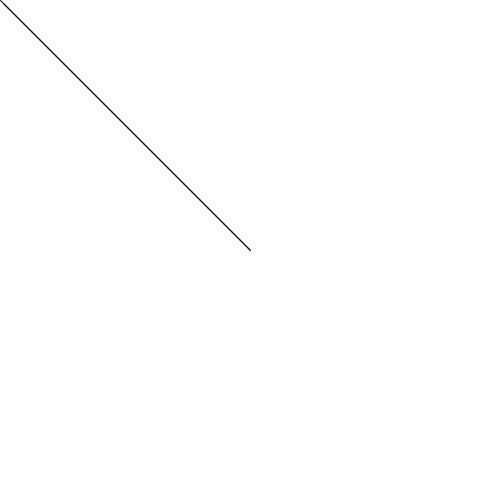
Frame 1 (no input)
Frame 60 (the mouse pressed at the canvas centre just before this capture): identical to frame 1, image omitted
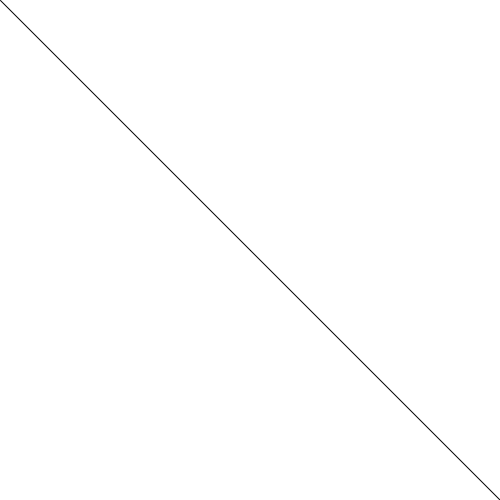
Frame 120 (the mouse held since frame 60 and released just before this capture)

The Processing sketch that drew these frames (run headless with seeded random() and noise(); from frame 60 on, the mouse is pressed at the canvas centre):

// Processing sketch: vectors
// ── vectors.pde
/*
* Vectors
*/

PVector pointA;

void setup() {
  size(500, 500);
  pointA = new PVector (width/2, height/2);
  background(255);
}

void draw() {
  background(255);
  PVector mouse = new PVector(mouseX, mouseY);
  //static vector functions
  PVector diff = PVector.sub(pointA, mouse);
  PVector sum = PVector.add(pointA, mouse);
  //non-static vector add; returns none
  //pointA.add(diff); //changes pointA value by diff
  diff.normalize();
  diff.mult(5); //scale
  diff.mag(); //magnitude
  diff.limit(10);
  line(pointA.x, pointA.y, mouse.x, mouse.y);
  line(pointA.x, pointA.y, diff.x, diff.y);
  line(pointA.x, pointA.y, sum.x, sum.y);
  
  
}
